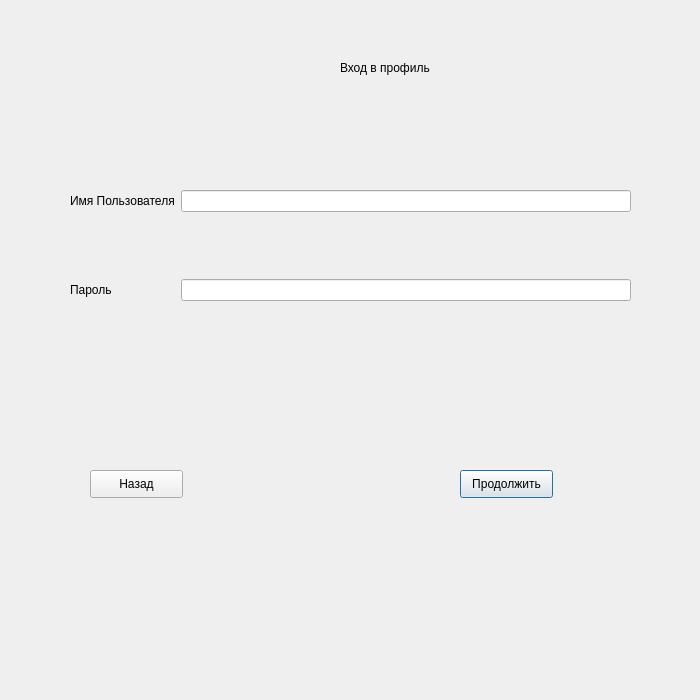
<?xml version="1.0" encoding="UTF-8"?>
<ui version="4.0">
 <class>login</class>
 <widget class="QDialog" name="login">
  <property name="geometry">
   <rect>
    <x>0</x>
    <y>0</y>
    <width>700</width>
    <height>700</height>
   </rect>
  </property>
  <property name="windowTitle">
   <string>Dialog</string>
  </property>
  <widget class="QLabel" name="label_3">
   <property name="geometry">
    <rect>
     <x>340</x>
     <y>60</y>
     <width>161</width>
     <height>16</height>
    </rect>
   </property>
   <property name="text">
    <string>Вход в профиль</string>
   </property>
  </widget>
  <widget class="QPushButton" name="continue_3">
   <property name="geometry">
    <rect>
     <x>460</x>
     <y>470</y>
     <width>93</width>
     <height>28</height>
    </rect>
   </property>
   <property name="text">
    <string>Продолжить</string>
   </property>
  </widget>
  <widget class="QPushButton" name="back_3">
   <property name="geometry">
    <rect>
     <x>90</x>
     <y>470</y>
     <width>93</width>
     <height>28</height>
    </rect>
   </property>
   <property name="text">
    <string>Назад</string>
   </property>
  </widget>
  <widget class="QWidget" name="">
   <property name="geometry">
    <rect>
     <x>70</x>
     <y>190</y>
     <width>561</width>
     <height>111</height>
    </rect>
   </property>
   <layout class="QFormLayout" name="formLayout">
    <item row="0" column="0">
     <widget class="QLabel" name="label">
      <property name="text">
       <string>Имя Пользователя</string>
      </property>
     </widget>
    </item>
    <item row="0" column="1">
     <widget class="QLineEdit" name="username"/>
    </item>
    <item row="2" column="0">
     <widget class="QLabel" name="label_2">
      <property name="text">
       <string>Пароль</string>
      </property>
     </widget>
    </item>
    <item row="2" column="1">
     <widget class="QLineEdit" name="pass"/>
    </item>
    <item row="1" column="0">
     <spacer name="verticalSpacer">
      <property name="orientation">
       <enum>Qt::Vertical</enum>
      </property>
      <property name="sizeHint" stdset="0">
       <size>
        <width>20</width>
        <height>40</height>
       </size>
      </property>
     </spacer>
    </item>
   </layout>
  </widget>
 </widget>
 <resources/>
 <connections/>
</ui>
